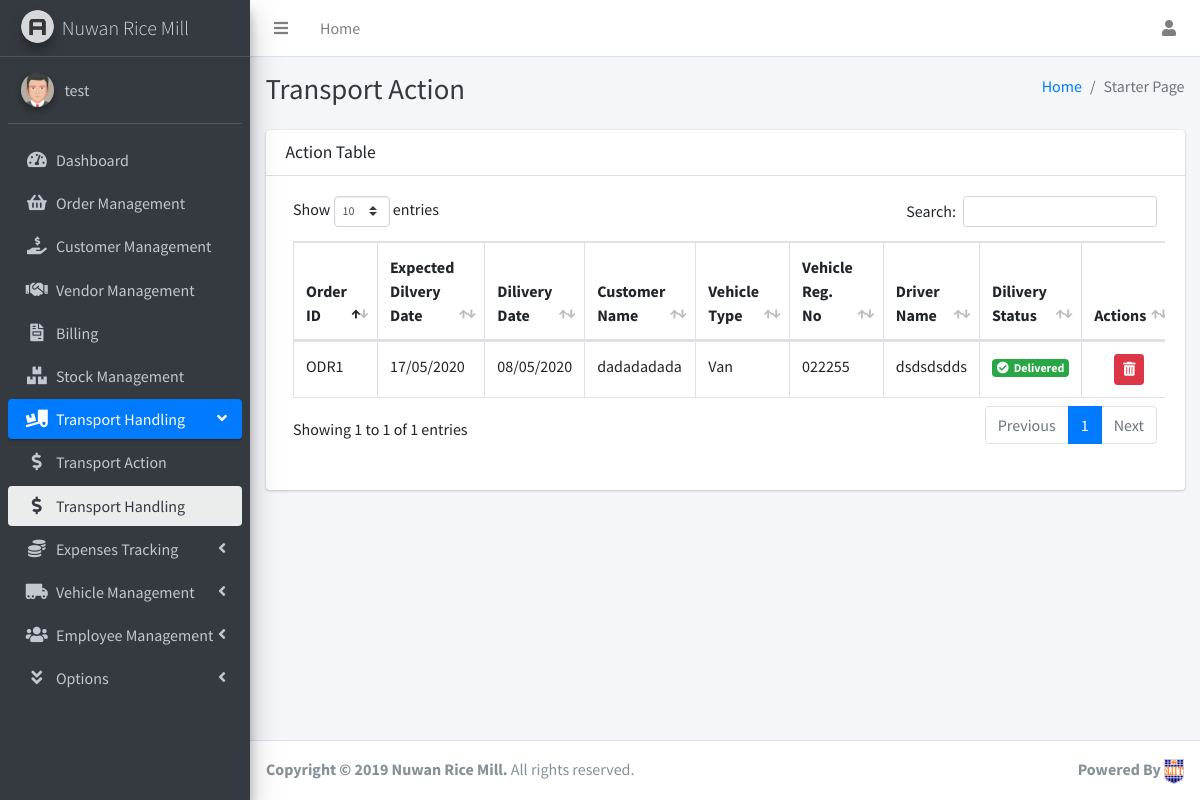
The app's page /Transport/TransportHandlingTable.php (signed in) with its own data.
### tables this page shows
CREATE TABLE `orderm` (
  `OrderM_ID` int(11) NOT NULL,
  `Order_ID` varchar(50) NOT NULL,
  `customerID` int(11) NOT NULL,
  `Order_Date` varchar(50) NOT NULL,
  `Order_D_Date` varchar(50) NOT NULL,
  `D_Status` varchar(10) NOT NULL,
  `t_status` varchar(2) NOT NULL DEFAULT '0',
  `t_d_status` int(2) NOT NULL DEFAULT '0'
);

CREATE TABLE `transport` (
  `t_Id` int(11) NOT NULL,
  `OrderM_ID` int(11) NOT NULL,
  `vtypeID` int(11) NOT NULL,
  `vehID` int(11) NOT NULL,
  `id` int(11) NOT NULL,
  `dil_Date` varchar(50) NOT NULL,
  `t_status` varchar(2) NOT NULL DEFAULT '0',
  `t_d_status` int(2) NOT NULL DEFAULT '0'
);

CREATE TABLE `customer` (
  `customerID` int(11) NOT NULL,
  `CusID` varchar(50) NOT NULL,
  `cName` varchar(100) NOT NULL,
  `cMNumber` varchar(10) NOT NULL,
  `cLNumber` varchar(10) DEFAULT NULL,
  `cEmail` varchar(150) DEFAULT NULL,
  `cAddress` varchar(250) NOT NULL,
  `cCity` varchar(50) NOT NULL,
  `cDistrict` varchar(50) NOT NULL
);

CREATE TABLE `vehicletype` (
  `V_typeId` int(11) NOT NULL,
  `vehicleTId` varchar(50) NOT NULL,
  `V_typeName` varchar(50) NOT NULL
);

CREATE TABLE `vehicle` (
  `VehicleID` int(11) NOT NULL,
  `VehID` varchar(50) NOT NULL,
  `VRegistrationNo` varchar(60) NOT NULL,
  `ModelNo` varchar(150) NOT NULL,
  `ChassisNo` varchar(150) NOT NULL,
  `EngineNo` varchar(150) NOT NULL,
  `V_typeId` int(11) NOT NULL,
  `id` int(11) NOT NULL,
  `VOwner` varchar(20) NOT NULL,
  `Status` varchar(20) NOT NULL
);

CREATE TABLE `employee` (
  `id` int(11) NOT NULL,
  `empid` varchar(50) NOT NULL,
  `fullname` varchar(200) NOT NULL,
  `name` varchar(100) NOT NULL,
  `dob` varchar(50) NOT NULL,
  `gender` varchar(10) NOT NULL,
  `nicnum` varchar(12) NOT NULL,
  `mnumber` varchar(10) NOT NULL,
  `empaddress` varchar(250) NOT NULL,
  `jondate` varchar(50) NOT NULL,
  `emptype` varchar(15) NOT NULL,
  `designation` varchar(25) NOT NULL,
  `DrivingLicenNum` varchar(50) NOT NULL,
  `Imglocation` varchar(200) NOT NULL,
  `Imgstatus` varchar(2) NOT NULL
);

### Transport/TransportHandlingTable.php (the view, shortened to what this page needs)
<?php
require '../inc/dbconnect.php';
$query = "SELECT o.Order_ID,o.Order_D_Date,t.dil_Date,c.cName,vt.V_typeName,v.VRegistrationNo,e.name,t.t_d_status,t.t_status,t.t_Id FROM orderm o,customer c,vehicletype vt,vehicle v,employee e,transport t WHERE t.OrderM_ID = o.OrderM_ID AND t.vtypeID = vt.V_typeId AND t.vehID = v.VehicleID AND t.id = e.id AND o.customerID = c.customerID AND t.t_status=1";
$results = mysqli_query($con, $query);
?>
<!DOCTYPE html>
<html lang="en">
<head>
    <link rel="stylesheet" href="../dist/css/customCSS.css">
    <link rel="stylesheet" href="../plugins/overlayScrollbars/css/OverlayScrollbars.min.css">
    <link rel="stylesheet" href="../plugins/fontawesome-free/css/all.min.css">
    <link rel="stylesheet" href="../dist/css/adminlte.min.css">
    <link rel="stylesheet" href="../plugins/datatables-bs4/css/dataTables.bootstrap4.css">
    <link rel="stylesheet" href="../sweetalert/sweetalert2.min.css">
</head>
<body class="hold-transition sidebar-mini layout-fixed layout-navbar-fixed layout-footer-fixed">
    <div class="wrapper">
        <nav class="main-header navbar navbar-expand navbar-white navbar-light">
            <ul class="navbar-nav">
                <li class="nav-item">
                    <a class="nav-link" data-widget="pushmenu" href="#"><i class="fas fa-bars"></i></a>
                </li>
                <li class="nav-item d-none d-sm-inline-block">
                    <a href="#" class="nav-link">Home</a>
                </li>
            </ul>
            <ul class="navbar-nav ml-auto">
                <li class="nav-item dropdown">
                    <a class="nav-link" data-toggle="dropdown" href="#">
                        <i class="fa fa-user"></i>
                    </a>
                </li>
            </ul>
        </nav>
        <aside class="main-sidebar sidebar-dark-primary elevation-4">
            <a href="index3.html" class="brand-link">
                <img src="../dist/img/AdminLTELogo.png" alt="AdminLTE Logo" class="brand-image img-circle elevation-3" style="opacity: .8">
                <span class="brand-text font-weight-light">Nuwan Rice Mill</span>
            </a>
            <div class="sidebar">
                <div class="user-panel mt-3 pb-3 mb-3 d-flex">
                    <div class="image">
                        <img src="../dist/img/4.jpg" class="img-circle elevation-2" alt="User Image">
                    </div>
                    <div class="info">
                        <a href="#" class="d-block"><?php echo $_SESSION['username']; ?></a>
                    </div>
                </div>
                <nav class="mt-2">
                    <ul class="nav nav-pills nav-sidebar flex-column" data-widget="treeview" role="menu" data-accordion="false">
                        <li class="nav-item">
                            <a href="../index.php" class="nav-link">
                                <i class="nav-icon fas fa-tachometer-alt"></i>
                                <p>Dashboard</p>
                            </a>
                        </li>
                        <li class="nav-item">
                            <a href="../Order/OrderTable.php" class="nav-link">
                                <i class="nav-icon fas fa-shopping-basket"></i>
                                <p>Order Management</p>
                            </a>
                        </li>
                        <li class="nav-item">
                            <a href="../Customer/CustomerTable.php" class="nav-link">
                                <i class="nav-icon fas fa-hand-holding-usd"></i>
                                <p>Customer Management</p>
                            </a>
                        </li>
                        <li class="nav-item">
                            <a href="../Vendor/VendorTable.php" class="nav-link">
                                <i class="nav-icon fas fa-handshake"></i>
                                <p>Vendor Management</p>
                            </a>
                        </li>
                        <li class="nav-item">
                            <a href="#" class="nav-link">
                                <i class="nav-icon fas fa-file-invoice"></i>
                                <p>Billing</p>
                            </a>
                        </li>
                        <li class="nav-item">
                            <a href="#" class="nav-link">
                                <i class="nav-icon fas fa-boxes"></i>
                                <p>Stock Management</p>
                            </a>
                        </li>
                        <li class="nav-item has-treeview menu-open">
                            <a href="#" class="nav-link active">
                                <i class="nav-icon fas fa-truck-loading"></i>
                                <p>Transport Handling</p>
                                <i class="right fas fa-angle-left"></i>
                            </a>
                            <ul class="nav nav-treeview">
                                <li class="nav-item">
                                    <a href="../Transport/TransportActionTable.php" class="nav-link">
                                        <i class="nav-icon fas fa-dollar-sign"></i>
                                        <p>Transport Action</p>
                                    </a>
                                </li>
                                <li class="nav-item">
                                    <a href="../Transport/TransportHandlingTable.php" class="nav-link active">
                                        <i class="nav-icon fas fa-dollar-sign"></i>
                                        <p>Transport Handling</p>
                                    </a>
                                </li>
                            </ul>
                        </li>
                        <li class="nav-item has-treeview">
                            <a href="" class="nav-link">
                                <i class="nav-icon fas fa-coins"></i>
                                <p>Expenses Tracking</p>
                                <i class="right fas fa-angle-left"></i>
                            </a>
                        </li>
                        <li class="nav-item">
                            <a href="" class="nav-link">
                                <i class="nav-icon fas fa-truck-moving"></i>
                                <p>Vehicle Management
                                    <i class="right fas fa-angle-left"></i>
                                </p>
                            </a>
                        </li>
                        <li class="nav-item has-treeview">
                            <a href="" class="nav-link">
                                <i class="nav-icon fas fa-users"></i>
                                <p>Employee Management
                                    <i class="right fas fa-angle-left"></i>
                                </p>
                            </a>
                        </li>
                        <li class="nav-item has-treeview">
                            <a href="" class="nav-link">
                                <i class="nav-icon fas fa-angle-double-down"></i>
                                <p>
                                    Options
                                    <i class="right fas fa-angle-left"></i>
                                </p>
                            </a>
                        </li>
                    </ul>
                </nav>
            </div>
        </aside>
        <div class="content-wrapper">
            <div class="content-header">
                <div class="container-fluid">
                    <div class="row mb-2">
                        <div class="col-sm-6">
                            <h1 class="m-0 text-dark">Transport Action</h1>
                        </div>
                        <div class="col-sm-6">
                            <ol class="breadcrumb float-sm-right">
                                <li class="breadcrumb-item"><a href="#">Home</a></li>
                                <li class="breadcrumb-item active">Starter Page</li>
                            </ol>
                        </div>
                    </div>
                </div>
            </div>
            <div class="content">
                <div class="container-fluid">
                    <div class="card mb-5">
                        <div class="card-header">
                            <h3 class="card-title">Action Table</h3>
                        </div>
                        <div class="card-body">
                            <div class="table-responsive">
                                <div class="dataTables_wrapper container-fluid dt-bootstrap4">
                                    <table id="example1" class="table table-bordered table-hover">
                                        <thead>
                                            <tr>
                                                <th style="width: 10%">Order ID</th>
                                                <th style="width: 12%">Expected Dilvery Date</th>
                                                <th style="width: 12%">Dilivery Date</th>
                                                <th>Customer Name</th>
                                                <th>Vehicle Type</th>
                                                <th>Vehicle Reg. No</th>
                                                <th>Driver Name</th>
                                                <th style="width: 10%">Dilivery Status</th>
                                                <th class="text-center" style="width: 10%">Actions</th>
                                            </tr>
                                        </thead>
                                        <tbody>
                                            <?php
                                            while ($row = mysqli_fetch_assoc($results)) {
                                                $tid = $row['t_Id'];
                                                $oid = $row['Order_ID'];
                                                $vtype = $row['V_typeName'];
                                                $exddate = $row['Order_D_Date'];
                                                $ddate = $row['dil_Date'];
                                                $cusName = $row['cName'];
                                                $vnum = $row['VRegistrationNo'];
                                                $drivername = $row['name'];
                                                $delistatus = $row['t_d_status'];
                                            ?>
                                                <tr>
                                                    <td><?php echo $oid ?></td>
                                                    <td><?php echo $exddate ?></td>
                                                    <td><?php echo $ddate ?></td>
                                                    <td><?php echo $cusName ?></td>
                                                    <td><?php echo $vtype ?></td>
                                                    <td><?php echo $vnum ?></td>
                                                    <td><?php echo $drivername ?></td>
                                                    <td class="text-center">
                                                        <?php
                                                        if ($delistatus == 1) {
                                                            echo '
                                                                <div class="badge badge-success" role="alert"">
                                                                    <i class="fas fa-check-circle"></i>&nbsp; Delivered
                                                                </div>
                                                                ';
                                                        }
                                                        ?>
                                                    </td>
                                                    <td class="text-center">
                                                        <div class="btn-group btn-group-sm">
                                                            <a href="../inc/DeleteTransport.php?tid=<?php echo $tid  ?>" class="btn-del"><button type="button" class="btn btn-danger btn-sm" data-toggle="tooltip" data-placement="top" title="Delete">
                                                                    <i class="fas fa-trash-alt"></i>
                                                                </button></a>
                                                        </div>
                                                    </td>
                                                </tr>
                                            <?php
                                            }
                                            ?>
                                        </tbody>
                                    </table>
                                </div>
                                <br>
                            </div>
                        </div>
                    </div>
                    <br>
                </div>
            </div>
        </div>
        <footer class="main-footer">
            <strong>Copyright &copy; 2019 Nuwan Rice Mill.</strong> All rights reserved.
            <div class="float-right d-none d-sm-inline-block">
                <b>Powered By</b> <img src="../dist/img/3.png" alt="User Image">
            </div>
        </footer>
    </div>
</body>
</html>

### records on screen
orderm: Order_ID "ODR1", Order_D_Date "17/05/2020", transport.dil_Date "08/05/2020", customerID.cName "dadadadada", vehicletype.V_typeName "Van", vehicle.VRegistrationNo "022255", employee.name "dsdsdsdds"

### other values on screen
$_SESSION['username'] "test"
